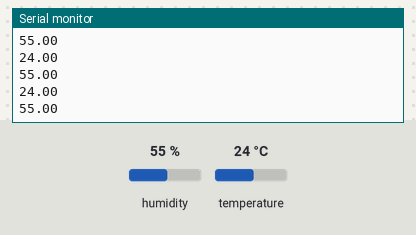
Bench run of a sketch on a simulated Arduino Uno, built with avr-gcc and run on an emulated ATmega328P. Parts: the last lines printed to the serial monitor. The test bench sets the inputs (shaded band); at power-on: humidity 55 %, temperature 24 °C.

Above: at 3.8 s.
3.9 s: humidity set to 22 %
At 5.5 s:
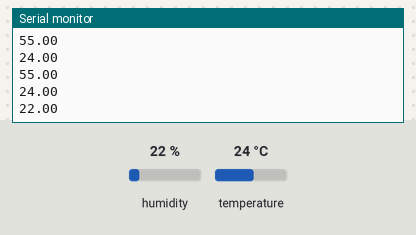
6.8 s: temperature set to 12 °C
At 8.7 s:
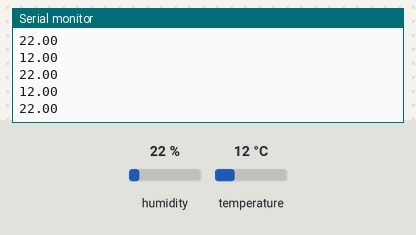
9.7 s: humidity set to 40 %
At 11.6 s:
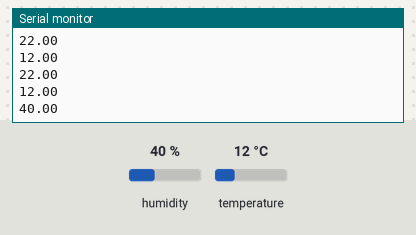
Timing chart, 0 to 13.1 s (numbered marks = the images above; inputs shaded):
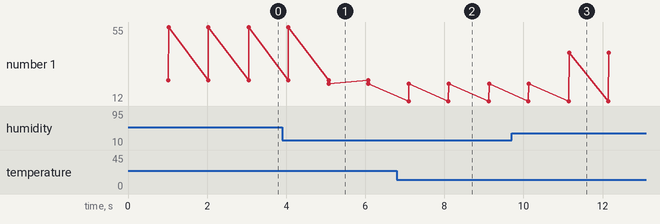

The sketch:

sketch_sep19a.ino.ino
```cpp
/*
Data : 19-09-2024
Developer: Tatiana D
Sketch descrition: Get temperature and humidity from DHT11 Sensor
*/
#include "DHT.h"
#define DHTTYPE DHT11
#define DHTPIN 5

float temp = 0;
float hum = 0;
DHT dht(DHTPIN,DHTTYPE);

void setup() {

  dht.begin();
  Serial.begin(9600);

}

void loop() {

  delay(1000);

  temp = dht.readTemperature();
  hum =dht.readHumidity();

  Serial.println(temp);
  Serial.println(hum);

}
```

Measured:
- after the input at 3.9 s, the serial monitor: prints a new line after 1.2 s (image 1)
- after the input at 6.8 s, the serial monitor: prints a new line after 0.30 s (image 2)
- after the input at 9.7 s, the serial monitor: prints a new line after 1.5 s (image 3)
- plotted number 1: 55 → 22 after the input at 3.9 s, 22 → 40 after the input at 9.7 s
